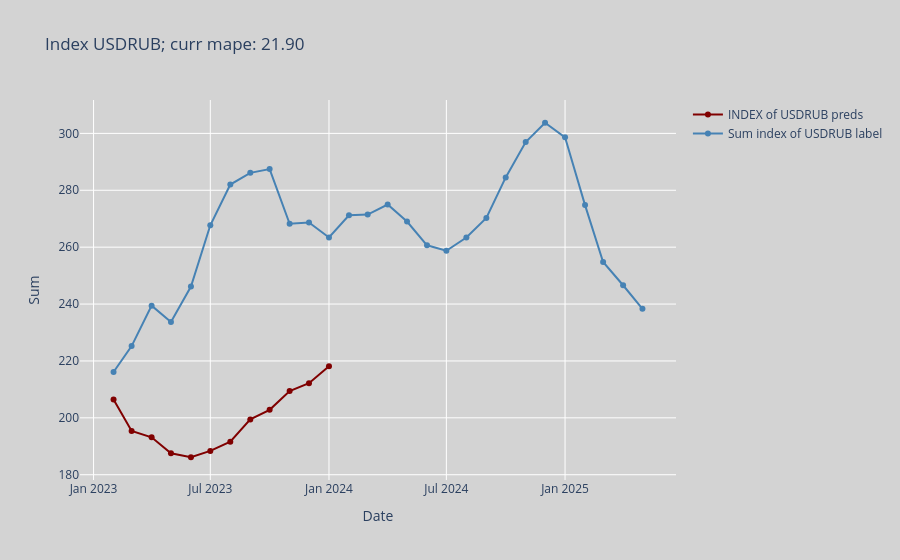
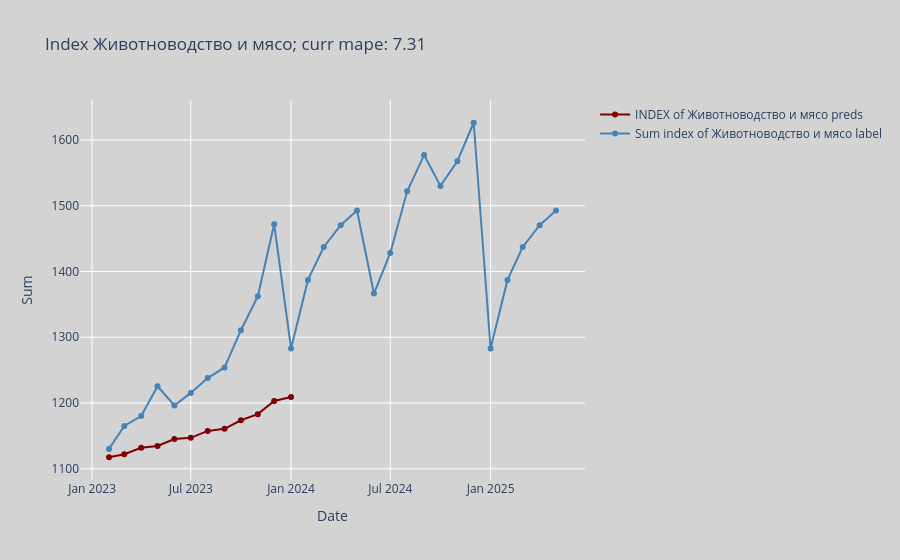
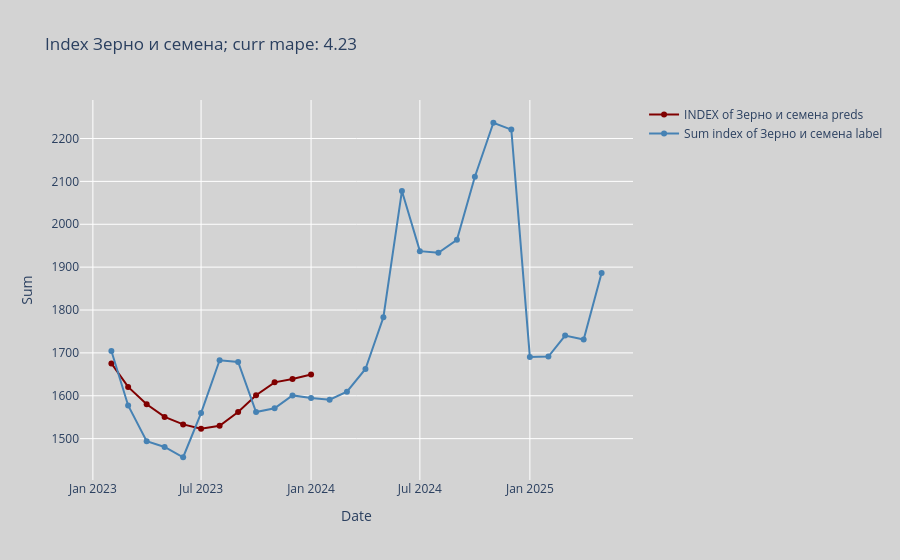
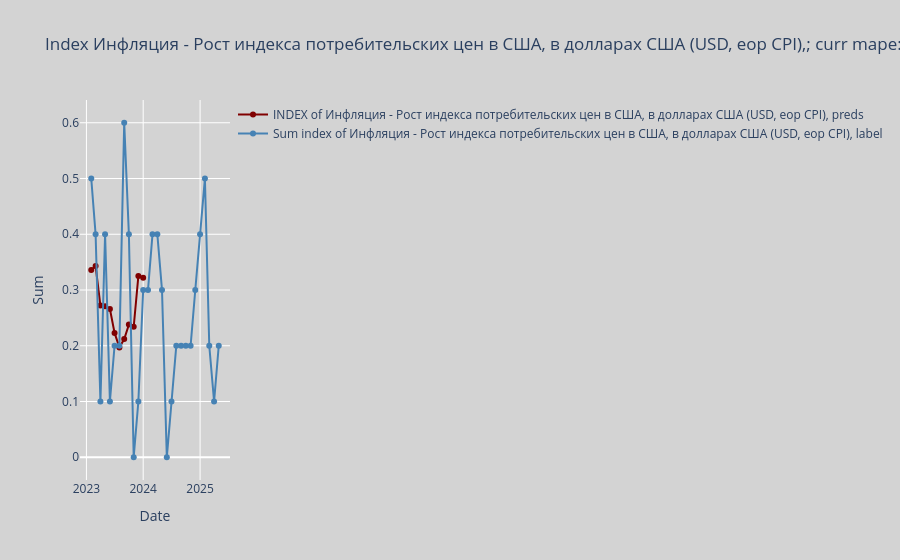

Write notebook code for charts like these, in order.
### Markdown cell above
### predictions

### Code cell
models = train_model_and_eval_res(df_updated,
                         macro_updated,
                         past_idx = past_idx,
                         future_idx = future_idx,
                         predict_up_to=SINGLE_DATAPOINT_TO_PRED,
                         category_map = CATEGORY_MAP,
                         best_predictors_for_idx = BEST_PREDICTORS_FOR_INDEX,
                         target_col_suffix = TARGET_COL_SUFFIX,
                         future_forecaster_ts_name = FUTURE_FORECASTER_TS_NAME,
                         future_forecaster_ts_values = FUTURE_FORECASTER_TS_VALUES,
                         model_name = MODEL_NAME_FOR_FORECASTER,
                         use_future_macro = USE_FUTURE_COV,
                         prediction_horizon = PREDICTION_HORIZON,
                         dir_to_save_plots = f"darts_result_pairs_{MODEL_NAME_FOR_FORECASTER}",
                         dir_to_save_tables = f"darts_result_tables_pairs_{MODEL_NAME_FOR_FORECASTER}",
                         persist_model=PERSIST_MODEL,
                         refit=REFIT_MODEL,
                         prediction_lag=PREDICTOR_LAG,
                         is_backtest=IS_BACKTEST,
                         ts_freq=TS_FREQUENCY,
                         pred_index=new_dates
)
